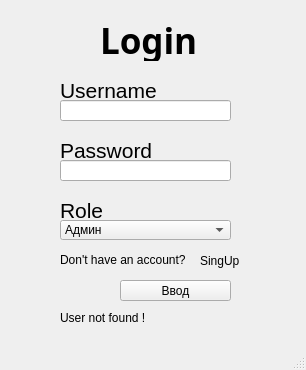
<?xml version="1.0" encoding="UTF-8"?>
<ui version="4.0">
 <class>MainWindow</class>
 <widget class="QMainWindow" name="MainWindow">
  <property name="enabled">
   <bool>true</bool>
  </property>
  <property name="geometry">
   <rect>
    <x>0</x>
    <y>0</y>
    <width>306</width>
    <height>370</height>
   </rect>
  </property>
  <property name="windowTitle">
   <string>MainWindow</string>
  </property>
  <widget class="QWidget" name="centralwidget">
   <widget class="QPushButton" name="login_btn">
    <property name="enabled">
     <bool>true</bool>
    </property>
    <property name="geometry">
     <rect>
      <x>120</x>
      <y>280</y>
      <width>111</width>
      <height>21</height>
     </rect>
    </property>
    <property name="cursor">
     <cursorShape>PointingHandCursor</cursorShape>
    </property>
    <property name="text">
     <string>Ввод</string>
    </property>
   </widget>
   <widget class="QComboBox" name="role_cbx">
    <property name="geometry">
     <rect>
      <x>60</x>
      <y>220</y>
      <width>171</width>
      <height>20</height>
     </rect>
    </property>
    <item>
     <property name="text">
      <string>Админ</string>
     </property>
    </item>
    <item>
     <property name="text">
      <string>Пользователь</string>
     </property>
    </item>
   </widget>
   <widget class="QLineEdit" name="username_entry">
    <property name="geometry">
     <rect>
      <x>60</x>
      <y>100</y>
      <width>171</width>
      <height>21</height>
     </rect>
    </property>
   </widget>
   <widget class="QLabel" name="label">
    <property name="geometry">
     <rect>
      <x>100</x>
      <y>20</y>
      <width>121</width>
      <height>41</height>
     </rect>
    </property>
    <property name="font">
     <font>
      <family>Arial Black</family>
      <pointsize>26</pointsize>
      <weight>75</weight>
      <bold>true</bold>
     </font>
    </property>
    <property name="text">
     <string>Login</string>
    </property>
   </widget>
   <widget class="QLabel" name="label_2">
    <property name="geometry">
     <rect>
      <x>60</x>
      <y>80</y>
      <width>101</width>
      <height>21</height>
     </rect>
    </property>
    <property name="font">
     <font>
      <family>Arial</family>
      <pointsize>16</pointsize>
      <weight>50</weight>
      <bold>false</bold>
     </font>
    </property>
    <property name="text">
     <string>Username</string>
    </property>
   </widget>
   <widget class="QLineEdit" name="password_entry">
    <property name="geometry">
     <rect>
      <x>60</x>
      <y>160</y>
      <width>171</width>
      <height>21</height>
     </rect>
    </property>
   </widget>
   <widget class="QLabel" name="label_3">
    <property name="geometry">
     <rect>
      <x>60</x>
      <y>140</y>
      <width>101</width>
      <height>21</height>
     </rect>
    </property>
    <property name="font">
     <font>
      <family>Arial</family>
      <pointsize>16</pointsize>
      <weight>50</weight>
      <bold>false</bold>
     </font>
    </property>
    <property name="text">
     <string>Password</string>
    </property>
   </widget>
   <widget class="QLabel" name="label_4">
    <property name="geometry">
     <rect>
      <x>60</x>
      <y>200</y>
      <width>51</width>
      <height>21</height>
     </rect>
    </property>
    <property name="font">
     <font>
      <family>Arial</family>
      <pointsize>16</pointsize>
      <weight>50</weight>
      <bold>false</bold>
     </font>
    </property>
    <property name="text">
     <string>Role</string>
    </property>
   </widget>
   <widget class="QLabel" name="label_5">
    <property name="geometry">
     <rect>
      <x>60</x>
      <y>250</y>
      <width>131</width>
      <height>20</height>
     </rect>
    </property>
    <property name="text">
     <string>Don't have an account?</string>
    </property>
   </widget>
   <widget class="QLabel" name="signup_link">
    <property name="geometry">
     <rect>
      <x>200</x>
      <y>250</y>
      <width>41</width>
      <height>21</height>
     </rect>
    </property>
    <property name="font">
     <font>
      <pointsize>9</pointsize>
     </font>
    </property>
    <property name="text">
     <string>SingUp</string>
    </property>
   </widget>
   <widget class="QLabel" name="user_not_found">
    <property name="geometry">
     <rect>
      <x>60</x>
      <y>310</y>
      <width>161</width>
      <height>16</height>
     </rect>
    </property>
    <property name="text">
     <string>User not found !</string>
    </property>
   </widget>
  </widget>
  <widget class="QMenuBar" name="menubar">
   <property name="geometry">
    <rect>
     <x>0</x>
     <y>0</y>
     <width>306</width>
     <height>20</height>
    </rect>
   </property>
  </widget>
  <widget class="QStatusBar" name="statusbar"/>
 </widget>
 <resources/>
 <connections/>
</ui>
